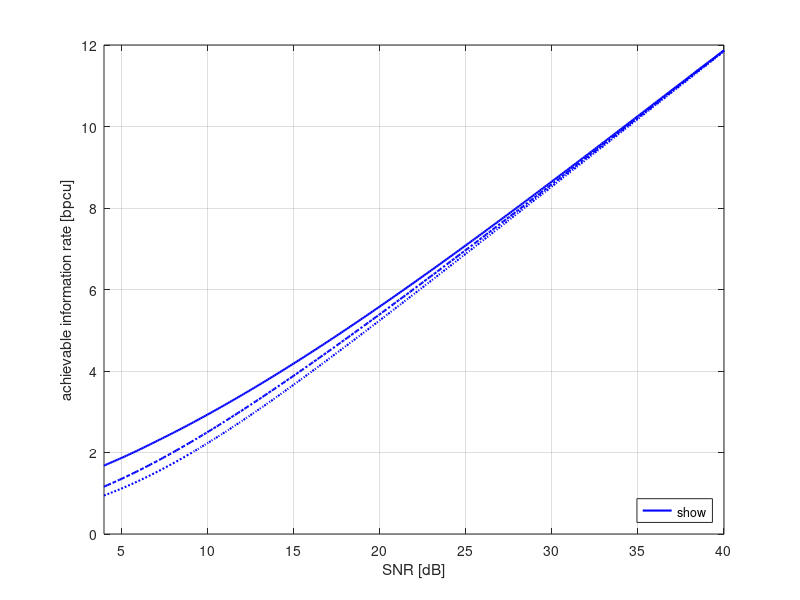
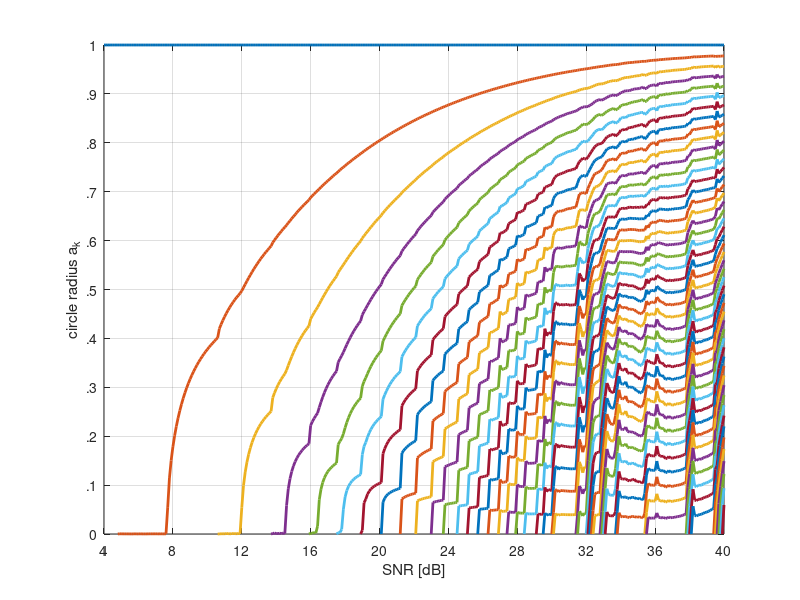
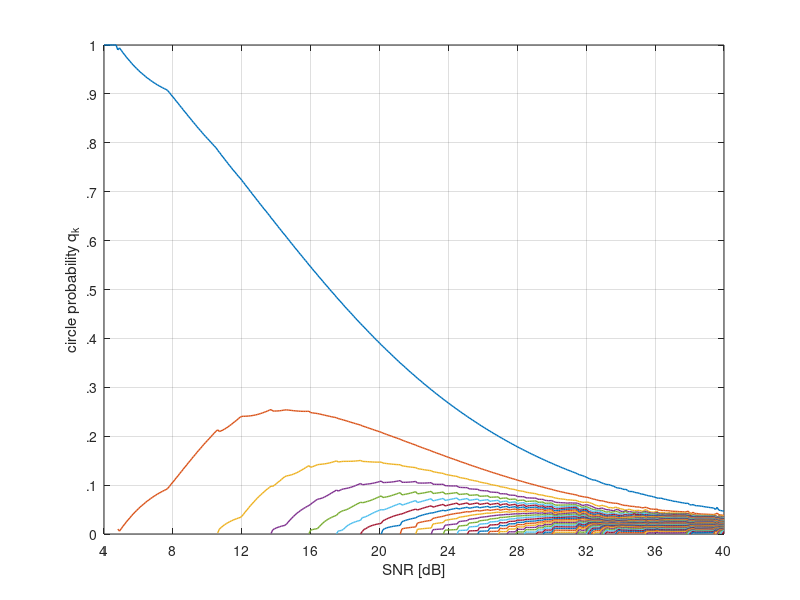
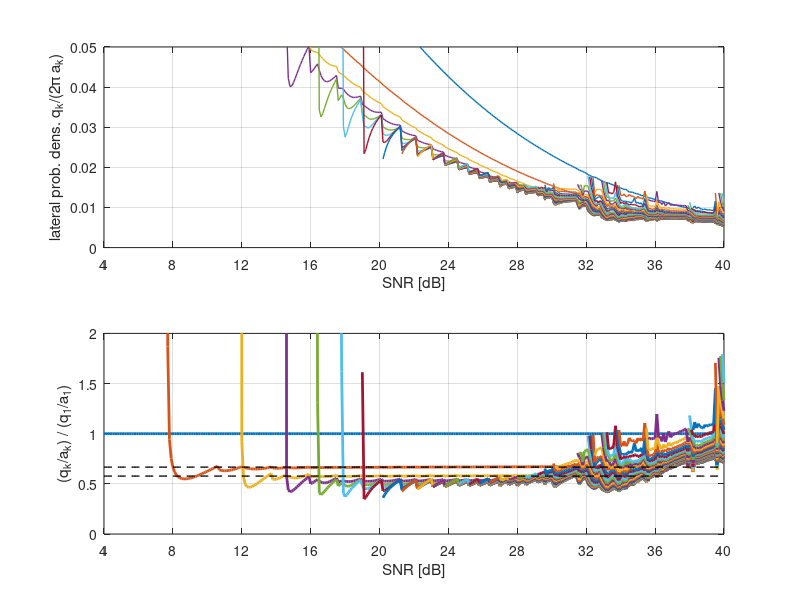

MATLAB code for these plots, in order:
% Plots the parameters of the (finite number of) concentric circles that
% describe the capacity-achieving transmit distribution over a
% peak-power-constrained complex-valued AWGN channel. This is done for many
% different signal-to-noise ratio (SNR) values with a thorough sweep.
%
% This script relies on the precomputed data in 
% channelCapacity_ComplexAwgnChan_PeakPowerConstr_4to40dB.mat
% which is generated by
% eval04a_ComplexAwgnChan_OptCircleParamsVsSNR_Compute.m
%
% This generates Fig.4 (with add-ons) of the paper stated below.
% 
%--------------------------------------------------------------------------
%   This code repository accompanies the following academic publication:
%   Gregor Dumphart, Johannes Sager, Armin Wittneben,
%   "Load Modulation for Backscatter Communication: Channel Capacity and
%   Capacity-Approaching Finite Constellations."
%   arXiv preprint arXiv:2207.08100, July 2022.  
%   Available online at (open access): https://arxiv.org/abs/2207.08100
%
%   Coded by: Gregor Dumphart (gregord.research@gmail.com), July 2022,
%   ETH Zurich (D-ITET, Wireless Communications Group), Switzerland.
%   BSD 3-Clause License applies. Copyright (c) 2022, Gregor Dumphart.
%--------------------------------------------------------------------------   
clear all
addpath 'functions'
load channelCapacity_ComplexAwgnChan_PeakPowerConstr_4to40dB

figure(40201), clf

plot(SNR_dB, R_max, 'b-' , 'LineWidth', 1.5, 'DisplayName', 'channel capacity with peak-power constraint 1'), hold on
plot(SNR_dB, R_UD , 'b-.', 'LineWidth', 1.5, 'DisplayName', 'achievable rate, maximum-entropy signaling')
plot(SNR_dB, R_LB , 'b:' , 'LineWidth', 1.5, 'DisplayName', 'lower bound log_2(1 + SNR / e)')

grid on
xlabel('SNR [dB]')
ylabel('achievable information rate [bpcu]')
legend('show', 'Location', 'SouthEast')
xlim([min(SNR_dB), max(SNR_dB)]),
xticks(-60 : 5 : 60)

figure(40202), clf
for k = 1 : max(K_evolution)
   plot(SNR_dB, ak_evolution(k,:) ./ ak_evolution(1,:), '-', 'Marker', 'none', 'LineWidth', 2, 'HandleVisibility', 'off')
   hold on 
end
grid on
xlabel('SNR [dB]')
ylabel('circle radius a_k')
xlim([min(SNR_dB), max(SNR_dB)]),
xticks(-60 : 4 : 60)
yticks(0 : .1 : 1)
set(gca, 'YTickLabel', {'0','.1','.2','.3','.4','.5','.6','.7','.8','.9','1'})

figure(40203), clf
for k = 1 : max(K_evolution)
   plot(SNR_dB, qk_evolution(k,:), '-', 'Marker', 'none', 'LineWidth', 1, 'HandleVisibility', 'off')
   hold on
end
grid on
xlabel('SNR [dB]')
ylabel('circle probability q_k')
xlim([min(SNR_dB), max(SNR_dB)]), ylim([0 1])
xticks(-60 : 4 : 60)
yticks(0 : .1 : 1)
set(gca, 'YTickLabel', {'0','.1','.2','.3','.4','.5','.6','.7','.8','.9','1'})


% plot probability density on the different circles

figure(40204), clf
 
subplot(2,1,1)

plot(SNR_dB, qk_evolution ./ (2*pi*ak_evolution), 'LineWidth', 1, 'HandleVisibility', 'off')
grid on
xlabel('SNR [dB]')
ylabel('lateral prob. dens. q_k/(2\pi a_k)')
xlim([min(SNR_dB), max(SNR_dB)]), ylim([0 .05])
xticks(-60 : 4 : 60)

subplot(2,1,2)

M = sum(~isnan(ak_evolution(:,end)));
x = qk_evolution(1:M,:) ./ ak_evolution(1:M,:);
y = qk_evolution(1,:) ./ ak_evolution(1,:);
z = x ./ y;
plot(SNR_dB, z, 'LineWidth', 2, 'HandleVisibility', 'off')
grid on, hold on
xlabel('SNR [dB]')
ylabel('(q_k/a_k) / (q_1/a_1)')
xlim([min(SNR_dB), max(SNR_dB)]),
ylim([0 2])
xticks(-60 : 4 : 60)
plot(SNR_dB, ones(size(SNR_dB)) * 2/3, 'k--', 'LineWidth', 1)
plot(SNR_dB, ones(size(SNR_dB)) * 1/sqrt(3), 'k--', 'LineWidth', 1)

% plot versus SNR the key quantities that occur during capacity calculation

targetSNR_dB = 20;
[~,idxSNR] = min(abs(SNR_dB - targetSNR_dB));
actualSNR_dB = SNR_dB(idxSNR)
actualSNR = 10^(actualSNR_dB / 10);

p = qk_evolution(:,idxSNR)';
ak = ak_evolution(:,idxSNR)' / ak_evolution(1,idxSNR);
sk = ak * sqrt(SNR(idxSNR));
rho = SNR(idxSNR);
b = linspace(0, 1+3/sqrt(rho), 301);
f_b = 0;
for k = 1 : K_evolution(idxSNR)
    f_b_ak = 2*rho*b .* exp(-rho*(b - ak(k)).^2) .* besseli(0, 2*rho*ak(k)*b, 1);
    f_b_ak(isnan(f_b_ak)) = 0;
    f_b = f_b + p(k) .* f_b_ak;
    
    %subplot(K_evolution(idxSNR), 1, k)
    %plot(b, f_b_ak), hold on
end
f_b_UD = 2*b.*(1 - marcumq(b*sqrt(2*actualSNR),sqrt(2*actualSNR)));

figure(40205), clf

subplot(3,1,1)
plot(b, f_b, 'k'), hold on
plot(b, f_b_UD, 'b-.')
xlabel('b'), ylabel('PDF f_b(b)'), grid on
subplot(3,1,2)
plot(b, f_b ./ b, 'k'), hold on
plot(b, f_b_UD ./ b, 'b-.')
xlabel('b'), ylabel('f_b(b) / b'), grid on
subplot(3,1,3)
plot(b, -f_b .* log2(f_b ./ b), 'k'), hold on
plot(b, -f_b_UD .* log2(f_b_UD ./ b), 'b-.')
xlabel('b'), ylabel('-f_b(b) log_2(f_b(b) / b)'), grid on

% % Check the validity of all the circle PMFs
% for nSNR = 1 : size(qk_evolution,2)
%    qk = qk_evolution(:,nSNR);
%    qk = qk(~isnan(qk));
%    probabilitySumError = sum(qk) - 1
% end

figure(40206), clf
subplot(2,1,1)
semilogy(SNR_dB, R_max - R_UD, 'b-.', 'LineWidth', 1.5), hold on
semilogy(SNR_dB, R_max - R_LB, 'b:' , 'LineWidth', 1.5)
legend('R_{max} - R_{UD}', ...
       'R_{max} - log_2(1 + \rho/e)','location','southwest')
ylabel('diff. to ref. rate [bpcu]')
xlabel('SNR [dB]')
grid on
subplot(2,1,2)
semilogy(SNR_dB, R_max ./ R_UD - 1, 'b-.', 'LineWidth', 1.5), hold on
semilogy(SNR_dB, R_max ./ R_LB - 1, 'b:' , 'LineWidth', 1.5)
semilogy(SNR_dB, R_UD  ./ R_LB - 1, 'r-' , 'LineWidth', 1.5)
legend('R_{max} / R_{UD} - 1', ...
       'R_{max} / log_2(1 + \rho/e) - 1', ...
       'R_{UD} / log_2(1 + \rho/e) - 1','location','southwest')
ylabel('rel. gap to ref. rate')
xlabel('SNR [dB]')
grid on
